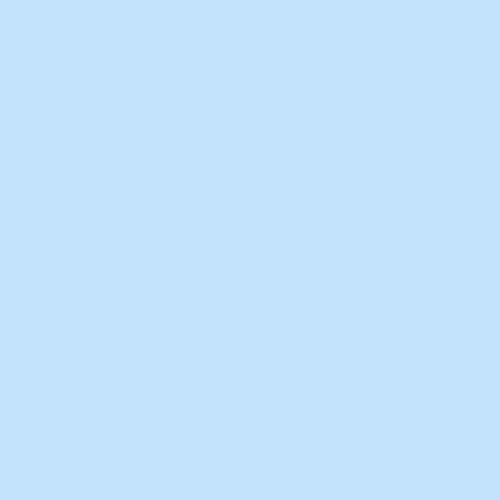
Frame 1 (no input)
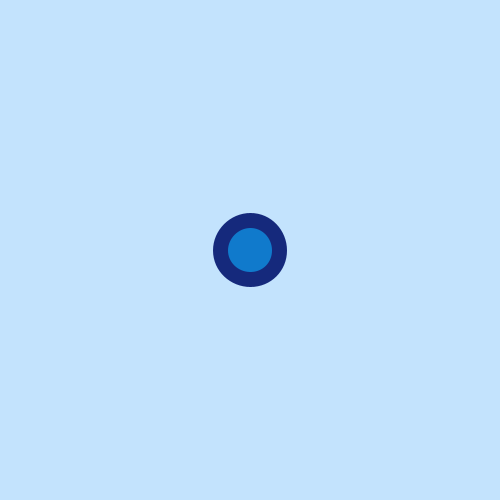
Frame 60 (the mouse pressed at the canvas centre just before this capture)
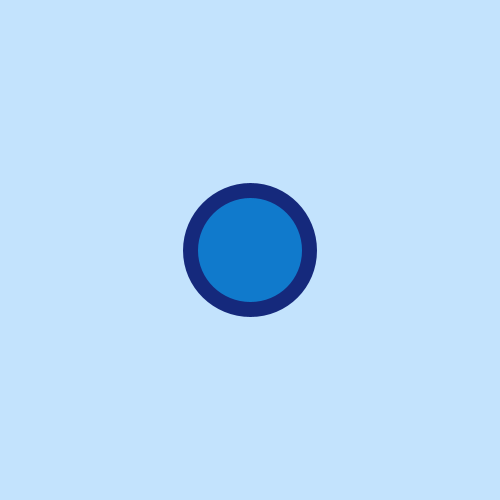
Frame 120 (the mouse held since frame 60 and released just before this capture)

The Processing sketch that drew these frames (run headless with seeded random() and noise(); from frame 60 on, the mouse is pressed at the canvas centre):

// Processing sketch: RMM_atividade_4
// ── RMM_atividade_4.pde
int x = 0;
void setup ()
{
  size (500,500);
}

void draw ()
{
  background(#c3e3fd);
  stroke (#15297c);
  strokeWeight(15);
  fill(#107acc);
  ellipse(250,250,x,x);
  x = x + 1;
}
